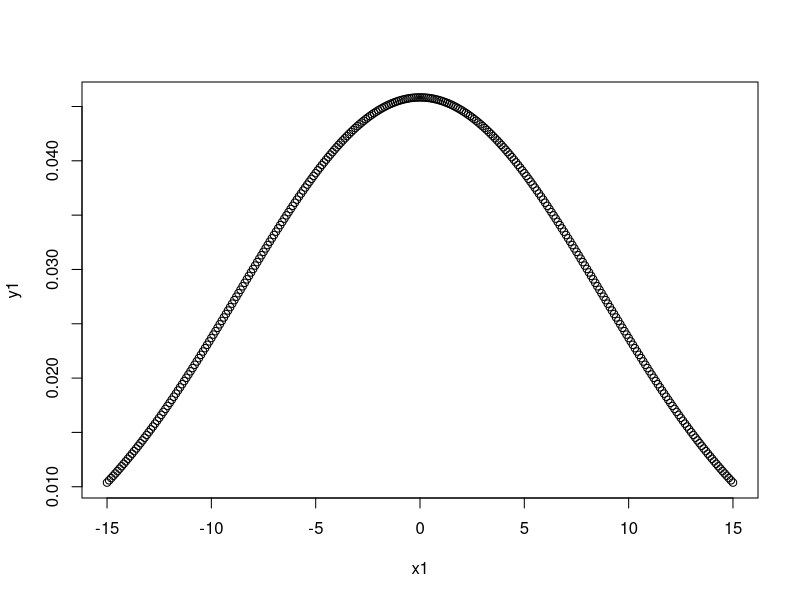
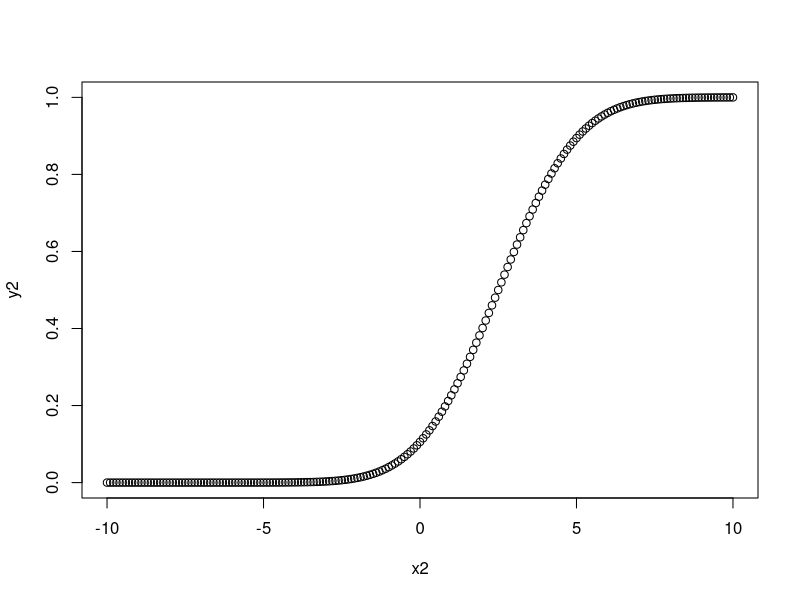
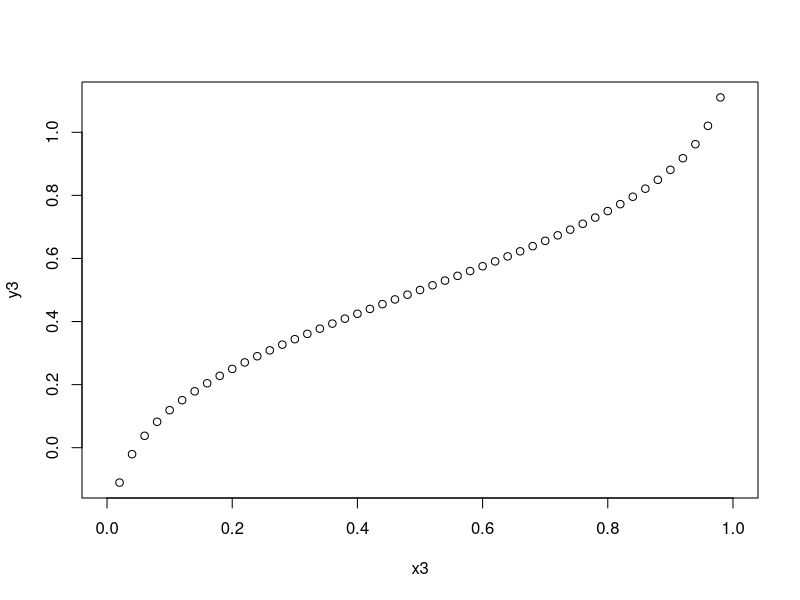
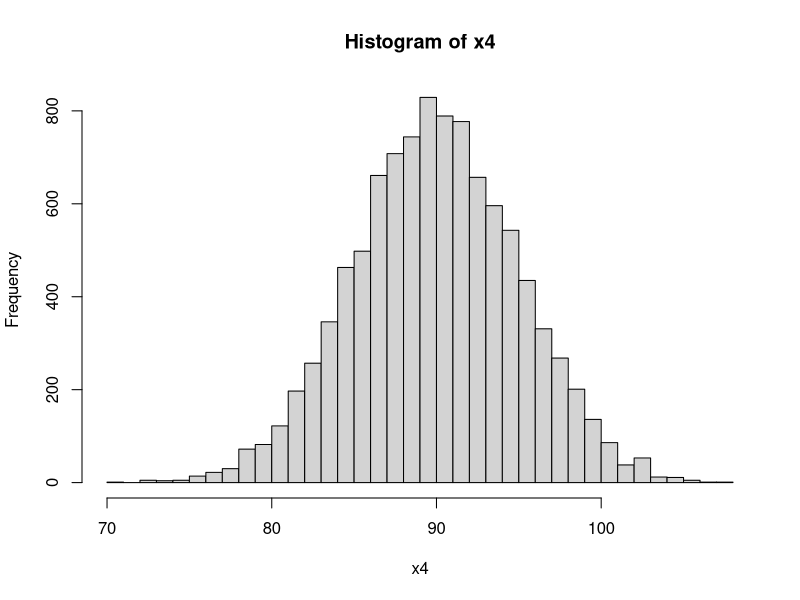

Write the R code that produced these figures, in order.
# x, q	--> vector of quantiles.
# p	--> vector of probabilities.
# n	--> number of observations. If length(n) > 1, the length is taken to be the number required.
# mean --> vector of means.
# sd --> vector of standard deviations.
# log, log.p --> logical; if TRUE, probabilities p are given as log(p).
# lower.tail --> logical; if TRUE (default), probabilities are P[X ≤ x], otherwise, P[X > x].


# dnorm(x, mean = 0, sd = 1, log = FALSE)
# This function measures density function of distribution

x1 <- seq(-15, 15, by=0.1) 
y1 <- dnorm(x1, mean(x1), sd(x1))
plot(x1, y1)

# pnorm(q, mean = 0, sd = 1, lower.tail = TRUE, log.p = FALSE)
# This function measures the probability that a random number X takes a value less than or equal to x

x2 <- seq(-10, 10, by=0.1) 
y2 <- pnorm(x2, mean = 2.5, sd = 2)    
plot(x2,y2)

# qnorm(p, mean = 0, sd = 1, lower.tail = TRUE, log.p = FALSE)
# This function takes the probability value and gives output which corresponds to the probability value

x3 <- seq(0, 1, by = 0.02) 
y3 <- qnorm(x3, mean(x3), sd(x3))  
plot(x3,y3)

# rnorm(n, mean = 0, sd = 1)
# This function  is used to generate a vector of random numbers which are normally distributed

x4 <- rnorm(10000, mean=90, sd=5) 
hist(x4, breaks=50) 
